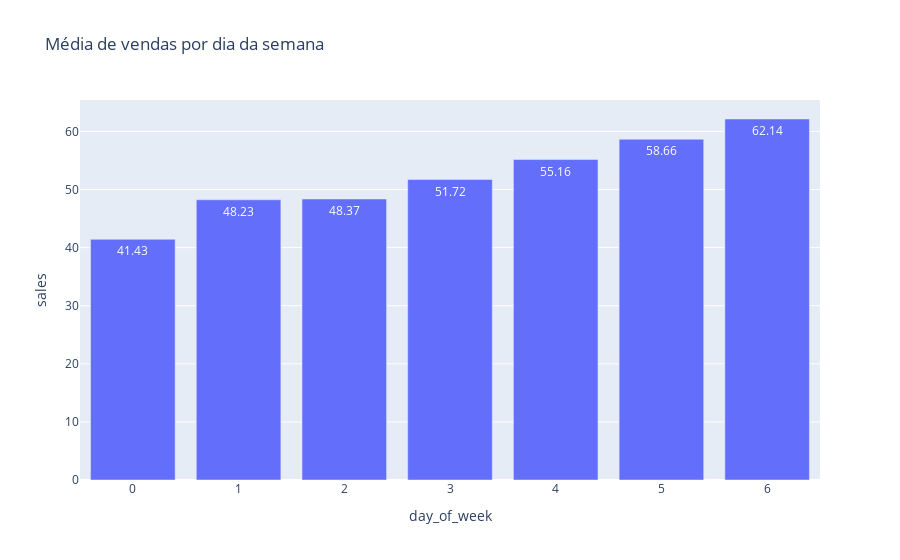

The notebook cell saved with this chart:
### Code cell
# Plot de média de vendas por dia da semana - Segunda-feirea representa 0 e domingo 6 
sales_day_of_week = df_train_plot.groupby('day_of_week')[['sales']].mean().round(2)
fig = px.bar(sales_day_of_week, y='sales', title='Média de vendas por dia da semana', text='sales')
fig

### Figure 1 — Plotly figure (JSON) as saved in the notebook; plotly's stock layout.template omitted (floating-point values rounded to 4 significant figures)
{"data": [{"alignmentgroup": "True", "hovertemplate": "day_of_week=%{x}<br>sales=%{text}<extra></extra>", "legendgroup": "", "marker": {"color": "#636efa"}, "name": "", "offsetgroup": "", "orientation": "v", "showlegend": false, "text": [41.43, 48.23, 48.37, 51.72, 55.16, 58.66, 62.14], "textposition": "auto", "type": "bar", "x": [0, 1, 2, 3, 4, 5, 6], "xaxis": "x", "y": [41.43, 48.23, 48.37, 51.72, 55.16, 58.66, 62.14], "yaxis": "y"}], "layout": {"barmode": "relative", "legend": {"tracegroupgap": 0}, "title": {"text": "Média de vendas por dia da semana"}, "xaxis": {"anchor": "y", "domain": [0, 1], "title": {"text": "day_of_week"}}, "yaxis": {"anchor": "x", "domain": [0, 1], "title": {"text": "sales"}}}}
